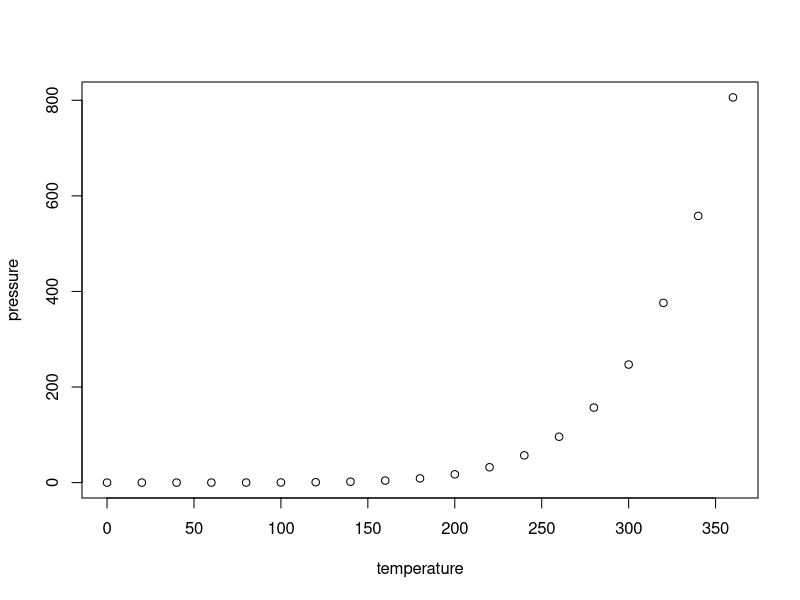
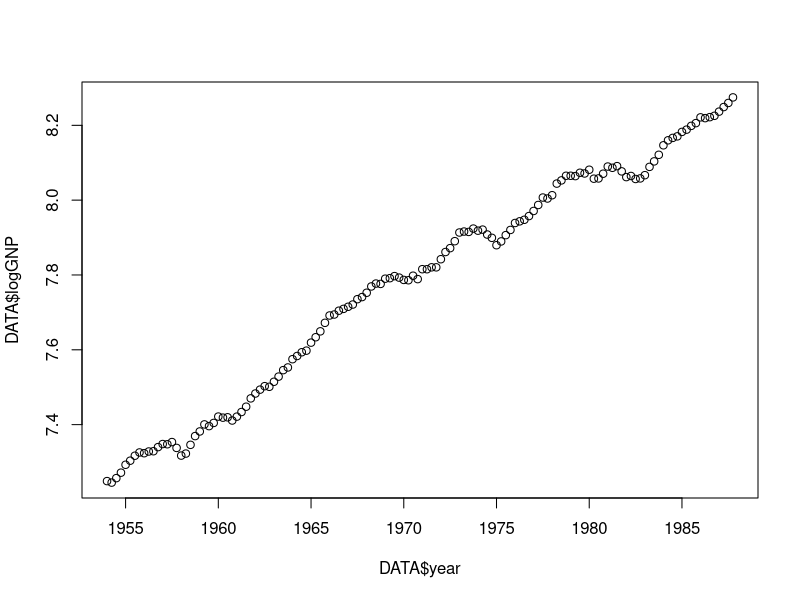
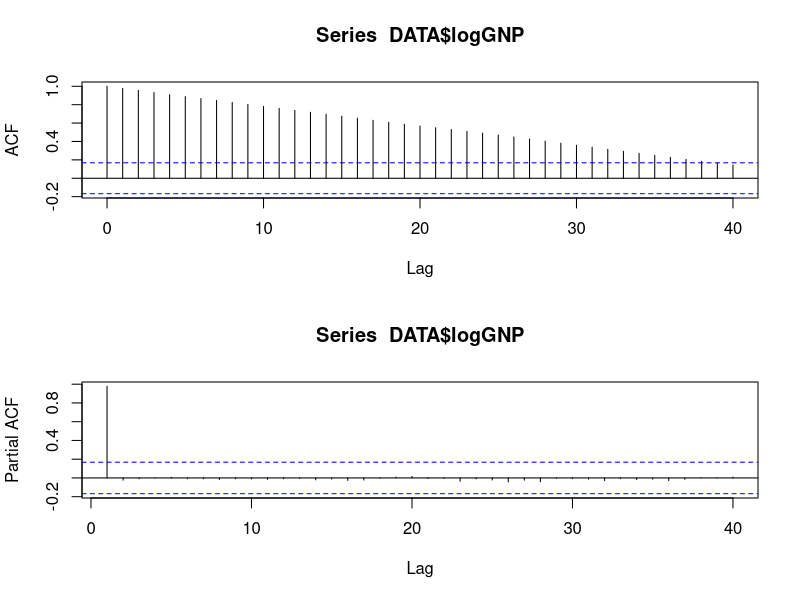
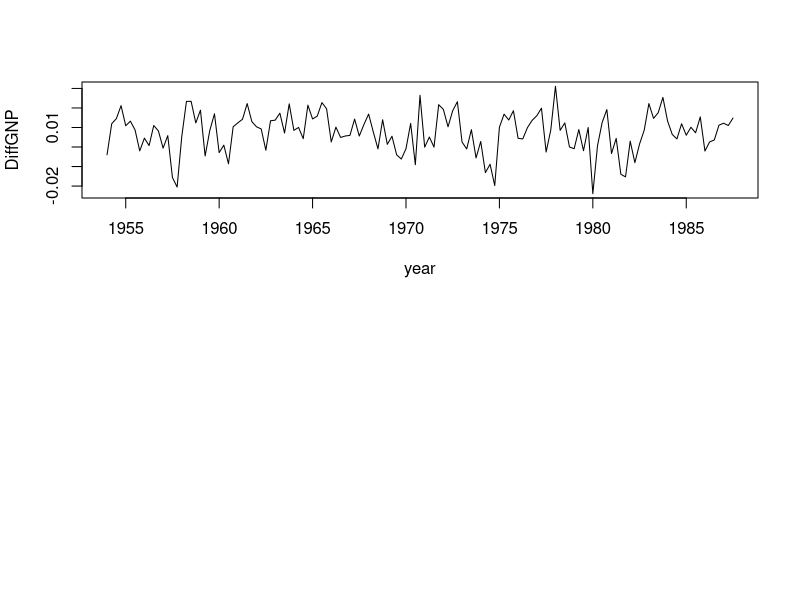
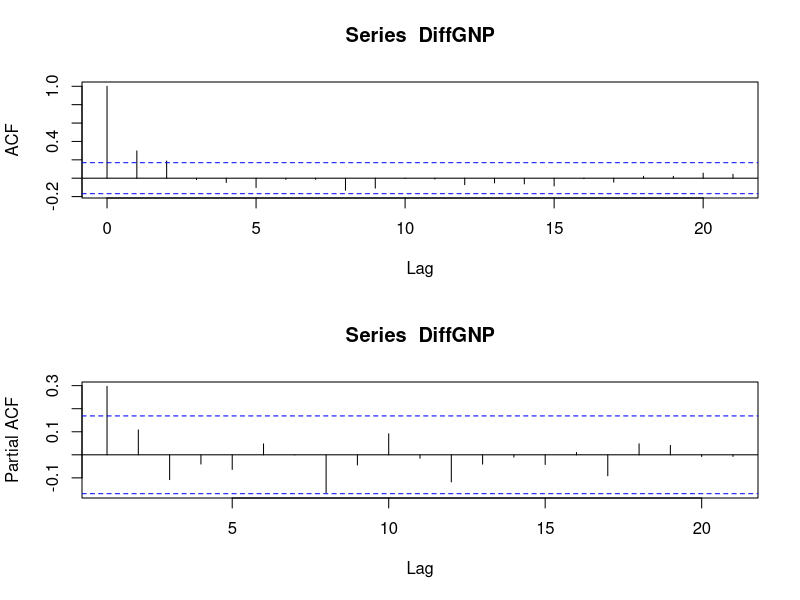

Recreate these plots in R, in order. (Note: this script raises an error after producing the figures.)
## ---- chunk 1
knitr::opts_chunk$set(echo = TRUE)
## ---- chunk 2
summary(cars)
## ---- chunk 3
plot(pressure)
## ---- chunk 4
setwd("D:/Documents/A2/Data/TP6_Analysis")
library(tseries)
data(USeconomic)
logGNP = as.vector(USeconomic[,2])
year = seq(1954,1987.75,0.25)
DATA = data.frame(year,logGNP)
plot(DATA$year, DATA$logGNP)
## ---- chunk 5
par(mfrow= c(2,1))
acf = acf(DATA$logGNP, 40)
pacf(DATA$logGNP,40)
## ---- chunk 6
Box.test(DATA$logGNP)
## ---- chunk 7
DiffGNP = diff(DATA$logGNP)
plot(DATA$year[1:length(DiffGNP)],DiffGNP,xlab="year", type ="l")
  
## ---- chunk 8
t.test(DiffGNP)
## ---- chunk 9
par(mfrow= c(2,1))
acf(DiffGNP)
pacf(DiffGNP)
## ---- chunk 10
#c(p,0,q)
arima(DiffGNP,c(0,0,2))
arima(DiffGNP,c(8,0,2))

## ---- chunk 11
coeff1 = arima(7,0,2)$
model1 = arima.sim(c(0,0,1),136)
model2 = arima.sim(c(0,0,2),136)
model3 = arima.sim(c(7,0,2),136)
par(mfrow = c(3,1))
